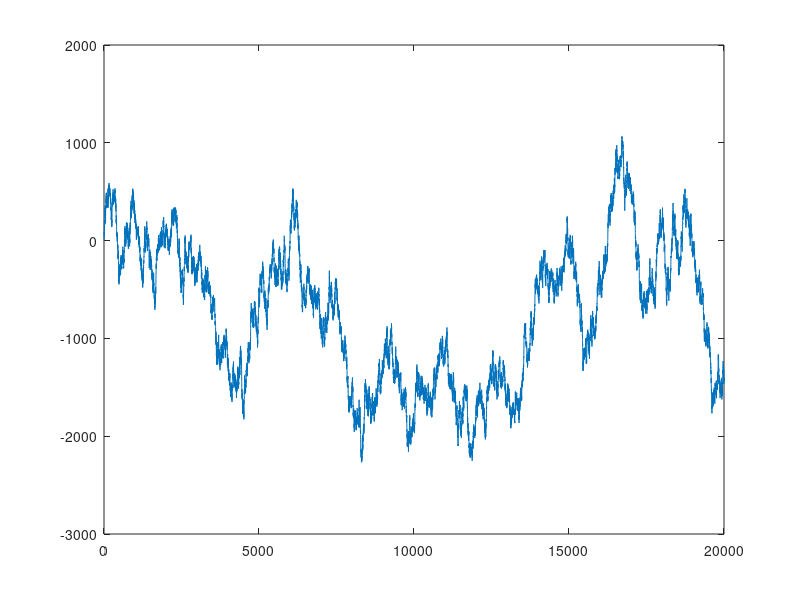

Here is the MATLAB script that generated this plot:
corr_time = 100; %ms
samp_freq = 20000;

steps_per_revolution = 10000;    %max 512000

degrees_per_step = 360/steps_per_revolution;
dt = 1e6/samp_freq;              %microseconds

nsamples = 1*samp_freq;
timestep = 1/samp_freq;
corr_time_samples = corr_time*samp_freq/1000;
pmax = floor(corr_time_samples / 2);  %max number of pulses possible per corr_time
pmin = -pmax;

Vdist = zeros(nsamples,1);
Vdist = randi([20],nsamples,1);
wmax = pmax * samp_freq *degrees_per_step /  corr_time_samples;
[n xout] = hist(Vdist,1000);

OM = zeros(nsamples,1);
for n = 2:nsamples
    OM(n,1) = OM(n-1,1) + (1/corr_time_samples)*(-OM(n-1,1)) + randi([-45,45],1,1);
end

plot(OM)

crossings = find(OM == 0);